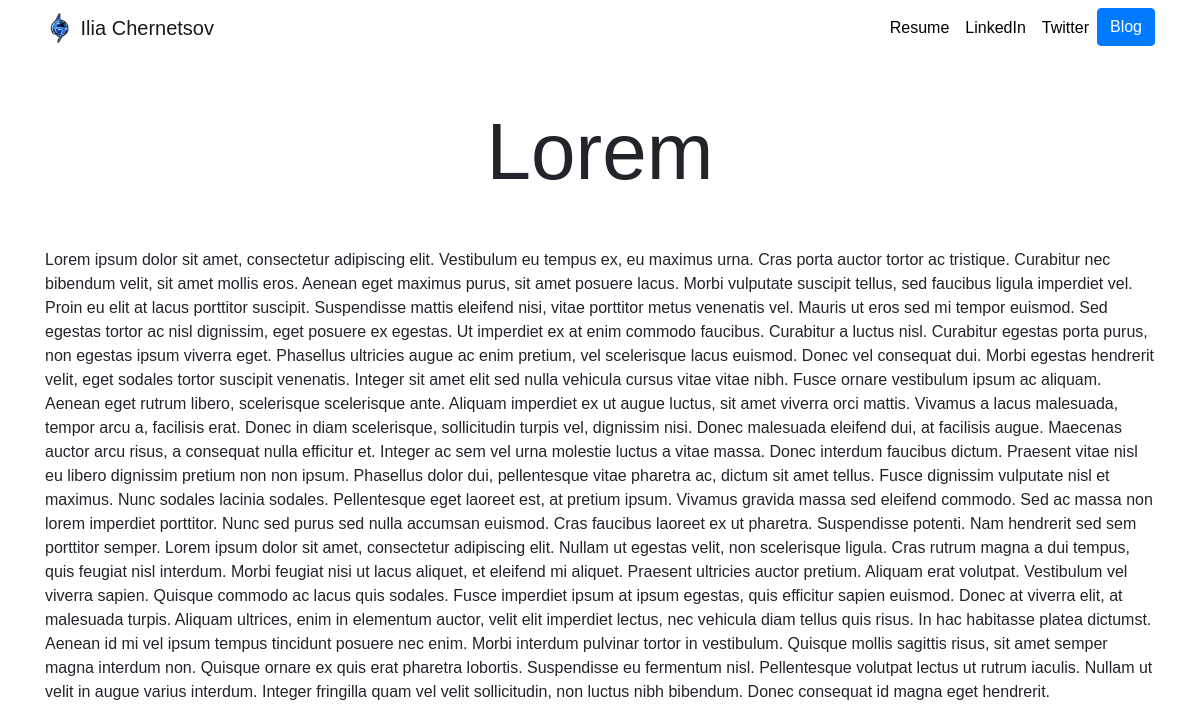
The page /blog/1/ on the database as committed earlier.
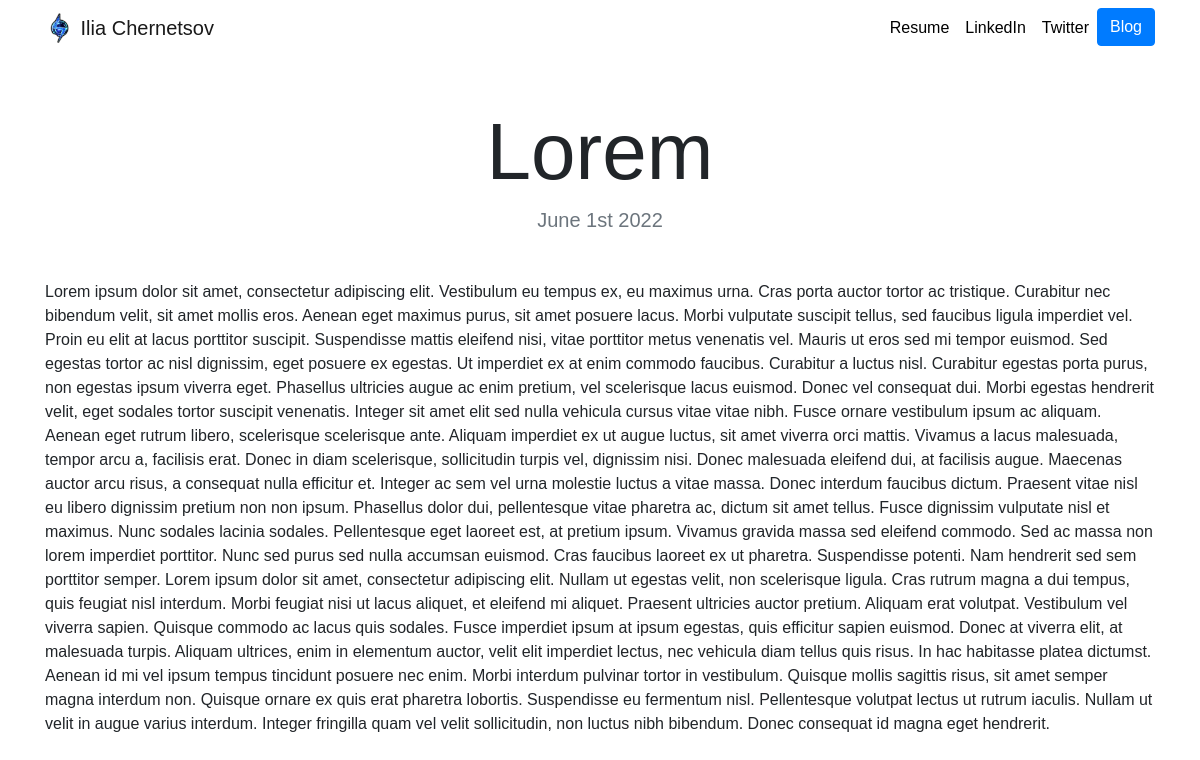
The same page on the database as committed later.
### blog/models.py (models this page shows, shortened)
class Blog(models.Model):
    title = models.CharField(max_length=200)
    description = models.TextField()
    date = models.DateField()

### blog/views.py (the view)
# urls.py: path('<int:blog_id>/', views.detail, name='detail'),
def detail(request, blog_id):
    blog = get_object_or_404(Blog, pk=blog_id)
    return render(request, 'blog/detail.html', {'blog': blog})

### templates/blog/detail.html
{% extends "base.html" %}
{% load static %}
{% block content %}
<h1 class="text-center mt-5" id="blogdetailtitle">{{ blog.title }}</h1>
<h5 class="text-center text-muted mb-5">{{ blog.date|date:'F jS Y' }}</h5>
{{ blog.description|safe }}
{% endblock %}

Rows that differ between the two databases and show on the page:
changed Blog "Lorem": date (not shown) → "June 1st 2022"
